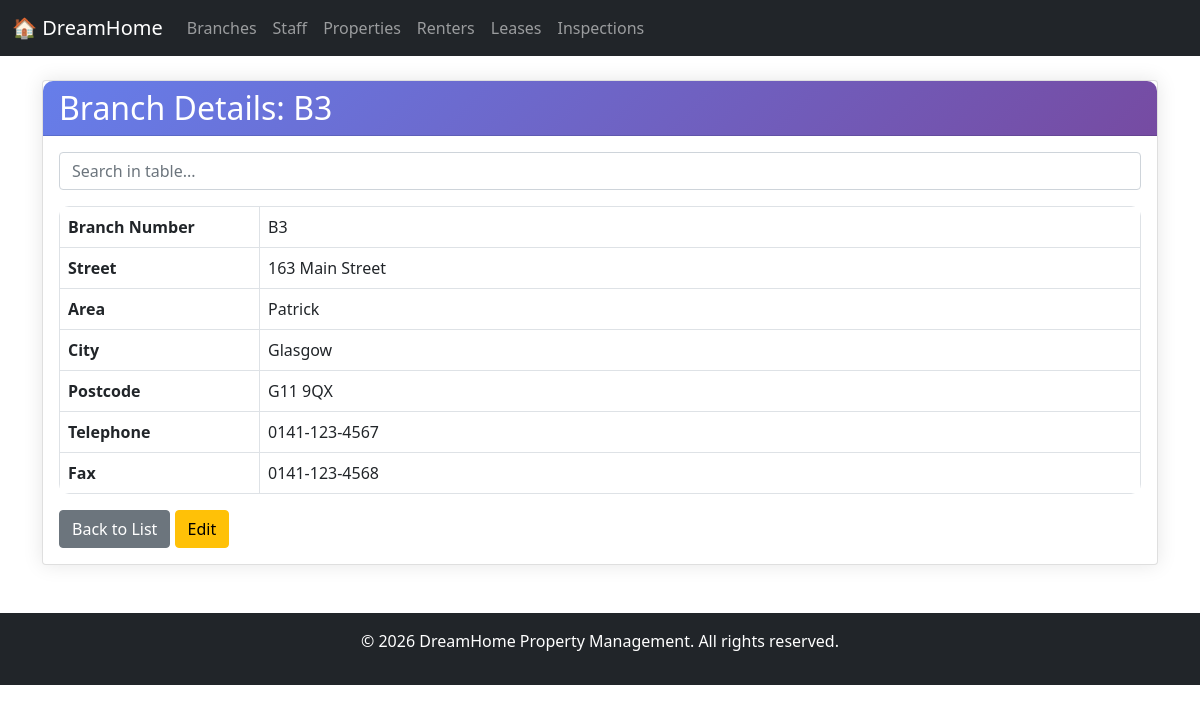
The app's page /dreamhome/pages/branches/view.php?branch_no=B3 with its own data.
### tables this page shows
CREATE TABLE `branch` (
  `branch_no` varchar(5) NOT NULL,
  `street` varchar(50) DEFAULT NULL,
  `area` varchar(50) DEFAULT NULL,
  `city` varchar(50) DEFAULT NULL,
  `postcode` varchar(10) DEFAULT NULL,
  `telephone` varchar(15) DEFAULT NULL,
  `fax` varchar(15) DEFAULT NULL
);

### dreamhome/pages/branches/view.php (the view, shortened to what this page needs)
<?php
include '../../includes/header.php';
$database = new Database();
$db = $database->getConnection();
$branch_no = $_GET['branch_no'];
$sql = "SELECT * FROM Branch WHERE branch_no = :branch_no";
$stmt = $db->prepare($sql);
$stmt->bindParam(':branch_no', $branch_no);
$stmt->execute();
$branch = $stmt->fetch(PDO::FETCH_ASSOC);
?>
<div class="card">
    <div class="card-header">
        <h2 class="mb-0">Branch Details: <?php echo $branch['branch_no']; ?></h2>
    </div>
    <div class="card-body">
        <table class="table table-bordered">
            <tr>
                <th width="200">Branch Number</th>
                <td><?php echo $branch['branch_no']; ?></td>
            </tr>
            <tr>
                <th>Street</th>
                <td><?php echo $branch['street']; ?></td>
            </tr>
            <tr>
                <th>Area</th>
                <td><?php echo $branch['area']; ?></td>
            </tr>
            <tr>
                <th>City</th>
                <td><?php echo $branch['city']; ?></td>
            </tr>
            <tr>
                <th>Postcode</th>
                <td><?php echo $branch['postcode']; ?></td>
            </tr>
            <tr>
                <th>Telephone</th>
                <td><?php echo $branch['telephone']; ?></td>
            </tr>
            <tr>
                <th>Fax</th>
                <td><?php echo $branch['fax']; ?></td>
            </tr>
        </table>
        <a href="index.php" class="btn btn-secondary">Back to List</a>
        <a href="edit.php?branch_no=<?php echo $branch['branch_no']; ?>" class="btn btn-warning">Edit</a>
    </div>
</div>
<?php include '../../includes/footer.php'; ?>

### dreamhome/css/style.css (style rules this page uses)
body { background-color: #f8f9fa; font-family: 'Segoe UI', Tahoma, Geneva, Verdana, sans-serif; }
.card { border: none; border-radius: 10px; box-shadow: 0 0 20px rgba(0,0,0,0.1); margin-bottom: 20px; }
.card-header { background: linear-gradient(135deg, #667eea 0%, #764ba2 100%); color: white; border-radius: 10px 10px 0 0 !important; padding: 15px 20px; }
.table { background-color: white; border-radius: 10px; overflow: hidden; }

### records on screen
branch: branch_no "B3", street "163 Main Street", area "Patrick", city "Glasgow", postcode "G11 9QX", telephone "0141-123-4567", fax "0141-123-4568"
